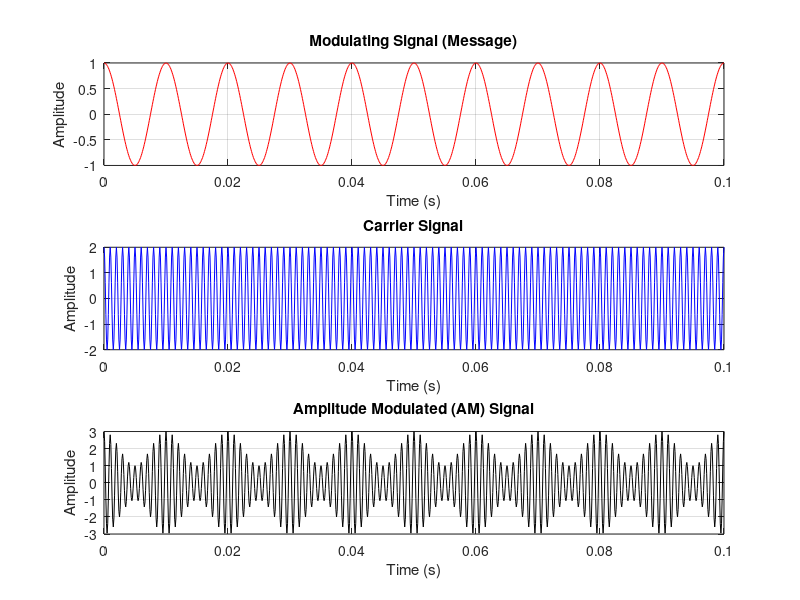

MATLAB code to generate this figure:
%AM_DSB_LC
fs = 10000;
t = 0:1/fs:0.1;
fm = 100;
fc = 1000;
Am = 1;
Ac = 2;
m = Am/Ac;

ms = Am * cos(2 * pi * fm * t);
carr = Ac * cos(2 * pi * fc * t);

am_signal = Ac * (1 + m * ms) .* cos(2 * pi * fc * t);

figure;

subplot(3,1,1);
plot(t, ms, 'r');
xlabel('Time (s)');
ylabel('Amplitude');
grid on;
title('Modulating Signal (Message)');

subplot(3,1,2);
plot(t, carr, 'b');
xlabel('Time (s)');
ylabel('Amplitude');
grid on;
title('Carrier Signal');

subplot(3,1,3);
plot(t, am_signal, 'k');
xlabel('Time (s)');
ylabel('Amplitude');
grid on;
title('Amplitude Modulated (AM) Signal');

